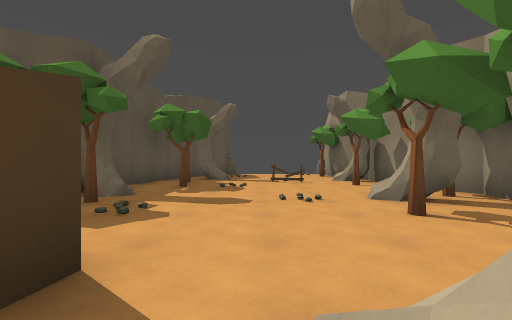
view 1 (above)

16 first-person views from a walk through a 3-D level made in the Godot game engine. The camera is 1.3 m above the floor, looks level and sees 90° across. The floor is counted in squares, 2 m on a side. Each view is taken from the middle of a square. On the plan, view 1 faces up. The plan holds only what a view shows up to about 9 squares ahead; the rest is blank. The place goes on beyond the plan.

view 2
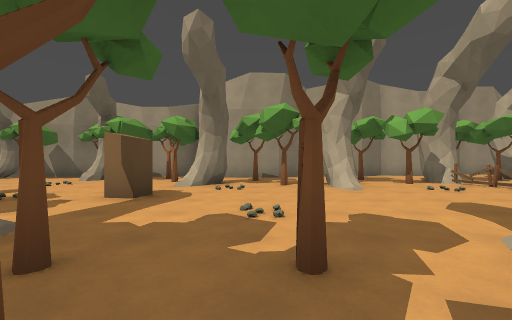

view 3
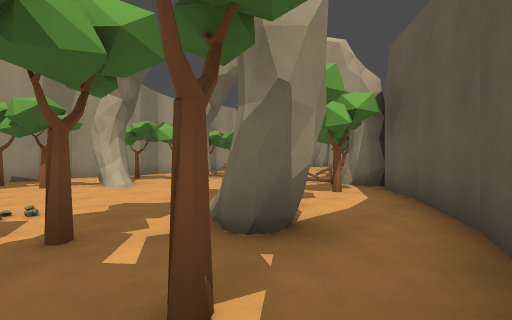

view 4
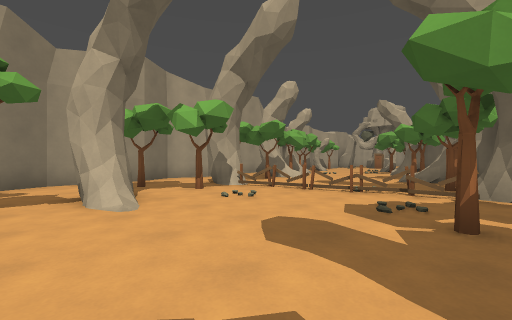

view 5
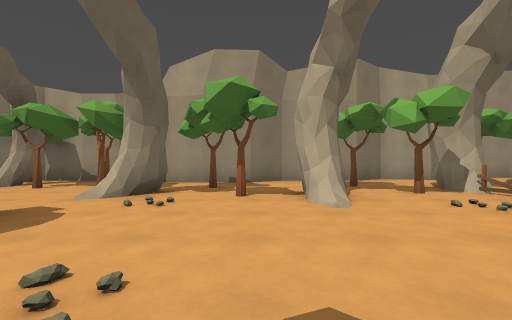

view 6
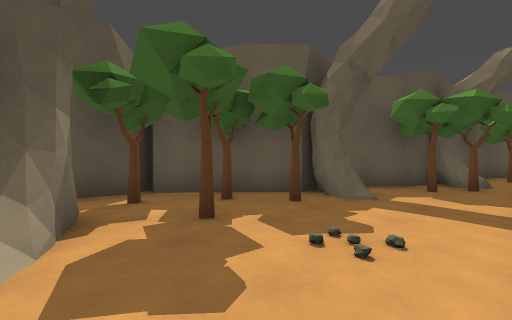

view 7
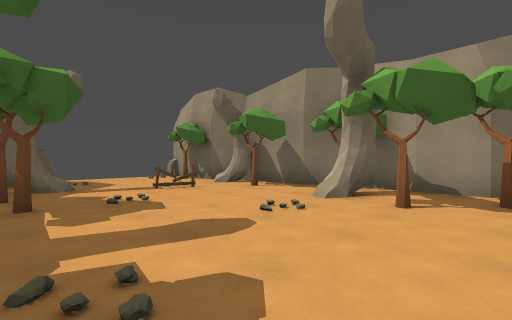

view 8
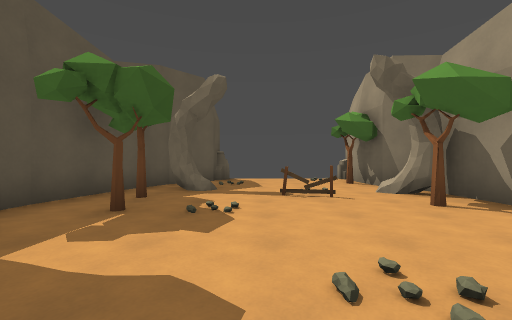

view 9
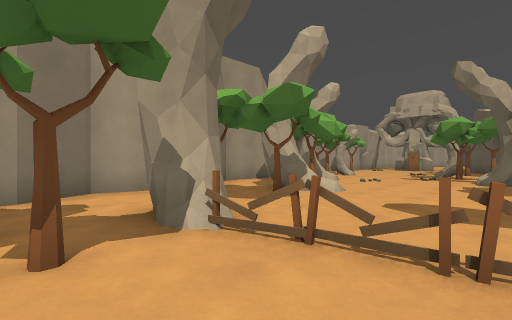

view 10
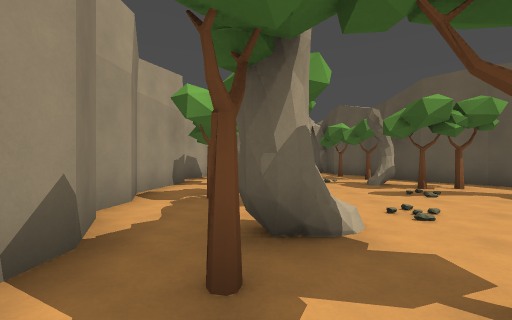

view 11
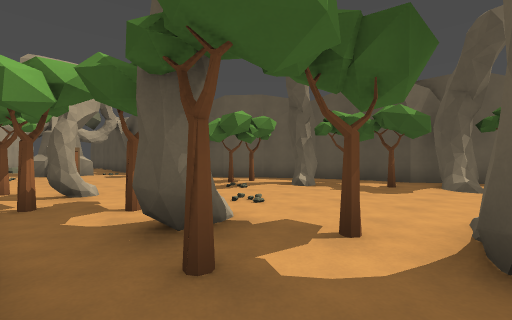

view 12
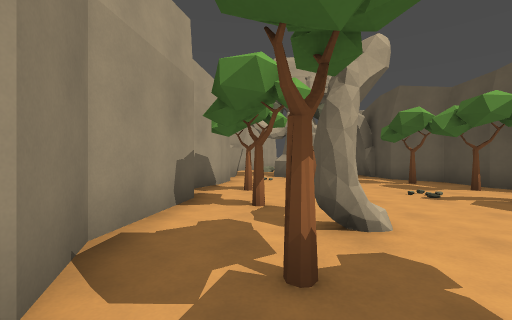

view 13
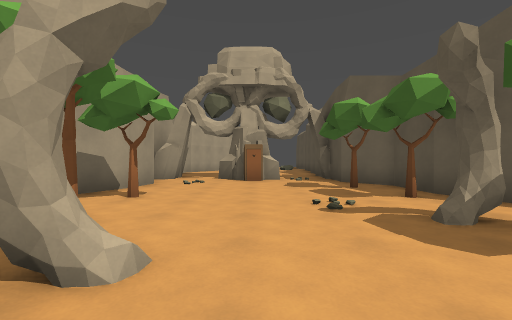

view 14
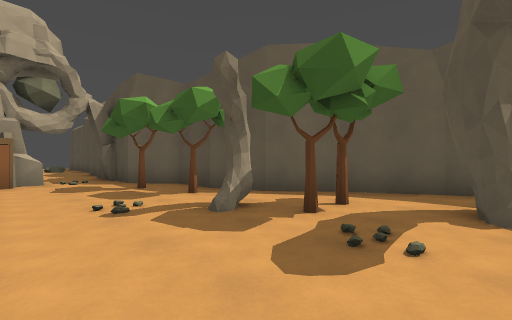

view 15
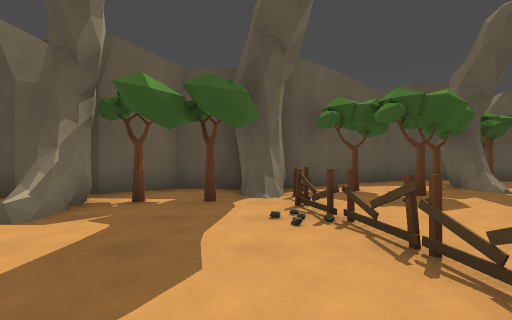

view 16
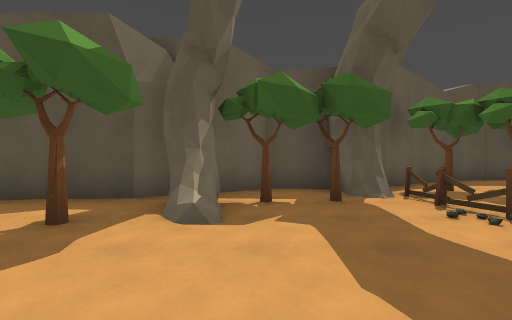

### Floor plan
Key: @ floor where view 1 was taken; # wall or solid block; x gap in a wall; . main floor; : floor 0.25 m higher than the main floor; T tree.
Columns run from 8 left of view 1 to 7 right of it. Each row starts with its distance up from view 1.
 11       #....#
 10      ## ...T
  9      ###....#
  8      #...#.##
  7      #T....T#
  6      #T.....##
  5     ##.....T.#
  4    ##T....####
  3    #.T....T #
  2    #.......T#
  1  ####..#.#T.#
  0 ##.TT...@#..#
 -1 #...T.....T.#
 -2 ##T......T..#
 -3  ###....:#..#
 -4  ##T......T #
 -5   #.T....T..##
 -6   ##T:.......#
 -7    ##xx#xx#..#
 -8    ##......T.#
 -9     #T....T..
-10     #T....##..#
-11     ###....TT.#
-12     ##T.....#.#
-13      #T.....T.#
-14      #.#.....T##
-15      #......#..#
-16      #.TT......#
-17      ##..#...Tx
-18       ##T......
-19        #.....T.#
-20        #.T....##
-21        ##.....#
-22         #.##...

Where each view was taken, in squares from view 1:
view 1: 0 up, 0 right, facing up
view 2: 1 down, 6 left, facing right
view 3: 1 down, 7 left, facing down-right
view 4: 2 down, 4 left, facing down-right
view 5: 2 down, 4 left, facing right
view 6: 3 down, 2 left, facing up-left
view 7: 2 up, 2 left, facing up-right
view 8: 3 up, 0 right, facing up
view 9: 5 down, 1 left, facing down-right
view 10: 10 down, 4 right, facing down
view 11: 10 down, 5 right, facing down-left
view 12: 13 down, 5 right, facing down
view 13: 14 down, 3 right, facing down
view 14: 14 down, 3 right, facing down-left
view 15: 8 down, 1 right, facing left
view 16: 10 down, 1 right, facing left
